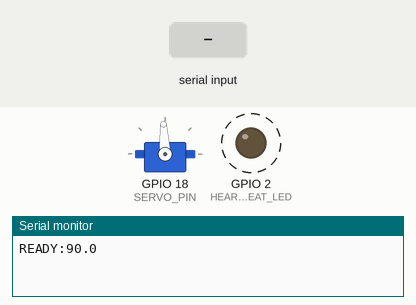
This sketch was run on a simulated ESP32. On the bench: servo, output pins drawn as LEDs (lit = HIGH), the last lines printed to the serial monitor. Dashed ring = blinking. The inputs (shaded band) are chosen by the test bench. Servo pulses on a pin are drawn as a servo (544–2400 µs = 0–180°).

Above: at 1.4 s.
1.5 s: "TILT:\n" received over Serial
At 1.75 s:
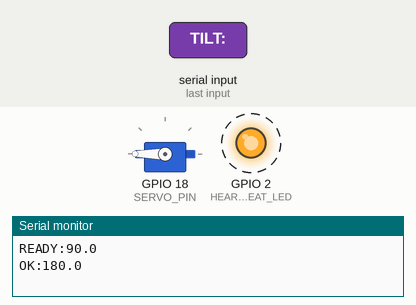
4.5 s: "TILT: 45\n" received over Serial
At 4.75 s:
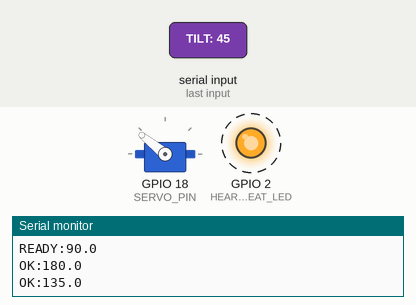
7.5 s: "PAN:\n" received over Serial
At 8.25 s:
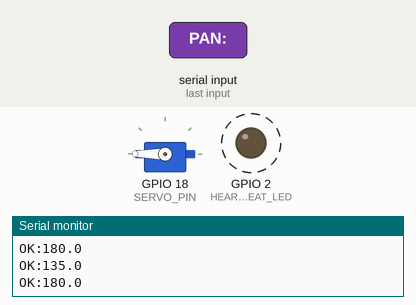
10.5 s: "TILT:90\n" received over Serial
At 10.75 s:
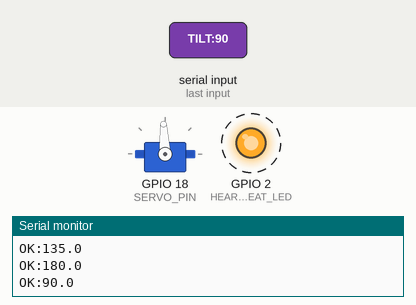
Timing chart, 0 to 14.5 s (numbered marks = the images above; inputs shaded):
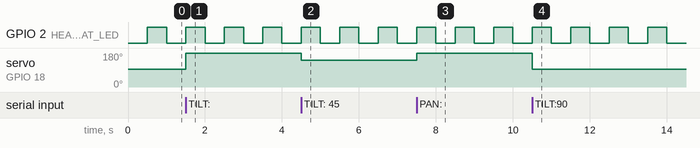

The sketch:

esp32_servo_receiver.ino
```cpp
/*
 * =====================================================
 * VayuNetra — ESP32 Tilt / Pan Servo Receiver
 * =====================================================
 * Hardware: MG996R Servo on GPIO 18 (D18)
 * Baud Rate: 115200 Baud
 *
 * Supports both ASCII and JSON protocols:
 *   - TILT:<angle>
 *   - PAN:<angle>
 *   - {"pan": <angle>}
 *
 * Direct Precision PWM mapping (50 Hz, 16-bit LEDC):
 *   - 0.0°   → ~500 µs pulse
 *   - 90.0°  → ~1500 µs pulse (NEUTRAL / BRAKE STOP)
 *   - 180.0° → ~2500 µs pulse
 *
 * Direction: Inverted / Reversed to match drone movement direction
 * =====================================================
 */

#include <Arduino.h>

// ── Pin & PWM Config ──
#define SERVO_PIN         18
#define HEARTBEAT_LED     2
#define SERIAL_BAUD       115200

#define PWM_FREQ          50       // 50 Hz = 20 ms period
#define PWM_RESOLUTION    16       // 16-bit: 0..65535
#define DUTY_MIN          1638     // ~500 µs  → 0°
#define DUTY_MAX          8192     // ~2500 µs → 180°
#define DUTY_CENTER       4915     // ~1500 µs → 90° (NEUTRAL BRAKE)

// ── Limits ──
#define MIN_ANGLE         0.0f
#define MAX_ANGLE         180.0f

// ── Direction Inversion Config ──
#define INVERT_DIRECTION  true

// ── State ──
float targetAngle   = 90.0f;
float currentAngle  = 90.0f;
String rxBuffer     = "";
uint32_t lastLed    = 0;
bool ledOn          = false;

// ── PWM Helpers ──
uint32_t angleToDuty(float deg) {
    deg = constrain(deg, MIN_ANGLE, MAX_ANGLE);
    if (abs(deg - 90.0f) < 0.15f) return DUTY_CENTER;
    return (uint32_t)(DUTY_MIN + (deg / 180.0f) * (DUTY_MAX - DUTY_MIN));
}

void writeServo(float deg) {
    uint32_t duty = angleToDuty(deg);
    #if defined(ESP_ARDUINO_VERSION_MAJOR) && (ESP_ARDUINO_VERSION_MAJOR >= 3)
        ledcWrite(SERVO_PIN, duty);
    #else
        ledcWrite(0, duty);
    #endif
}

// ── Command Parsing ──
void parseLine(const String& line) {
    float val = -1.0f;

    if (line.startsWith("TILT:")) {
        val = line.substring(5).toFloat();
    } else if (line.startsWith("PAN:")) {
        val = line.substring(4).toFloat();
    } else if (line.indexOf("\"pan\":") >= 0) {
        int idx = line.indexOf("\"pan\":") + 6;
        while (idx < line.length() && (line[idx] == ' ' || line[idx] == ':')) idx++;
        val = line.substring(idx).toFloat();
    }

    if (val >= 0.0f && val <= 180.0f) {
        #if INVERT_DIRECTION
            val = 180.0f - val;
        #endif
        targetAngle = constrain(val, MIN_ANGLE, MAX_ANGLE);
        currentAngle = targetAngle;
        writeServo(currentAngle);
        Serial.print("OK:");
        Serial.println(targetAngle, 1);
    }
}

// ── Setup ──
void setup() {
    Serial.begin(SERIAL_BAUD);
    pinMode(HEARTBEAT_LED, OUTPUT);
    digitalWrite(HEARTBEAT_LED, LOW);

    // Init LEDC PWM on GPIO 18
    #if defined(ESP_ARDUINO_VERSION_MAJOR) && (ESP_ARDUINO_VERSION_MAJOR >= 3)
        ledcAttach(SERVO_PIN, PWM_FREQ, PWM_RESOLUTION);
    #else
        ledcSetup(0, PWM_FREQ, PWM_RESOLUTION);
        ledcAttachPin(SERVO_PIN, 0);
    #endif

    currentAngle = 90.0f;
    targetAngle  = 90.0f;
    writeServo(90.0f); // Brake stop on boot

    delay(250);
    Serial.println("READY:90.0");
}

// ── Loop ──
void loop() {
    // 1. Read serial stream
    while (Serial.available() > 0) {
        char c = Serial.read();
        if (c == '\n' || c == '\r') {
            rxBuffer.trim();
            if (rxBuffer.length() > 0) {
                parseLine(rxBuffer);
            }
            rxBuffer = "";
        } else {
            rxBuffer += c;
        }
    }

    // 2. Heartbeat LED
    uint32_t now = millis();
    if (now - lastLed >= 500) {
        lastLed = now;
        ledOn = !ledOn;
        digitalWrite(HEARTBEAT_LED, ledOn ? HIGH : LOW);
    }
}
```

Measured:
- after the input at 1.5 s, servo on GPIO 18 (SERVO_PIN): 93° → 180° at once
- after the input at 4.5 s, servo on GPIO 18 (SERVO_PIN): 180° → 141° at once
- after the input at 7.5 s, servo on GPIO 18 (SERVO_PIN): 141° → 180° at once
- after the input at 10.5 s, servo on GPIO 18 (SERVO_PIN): 180° → 93° at once
- by itself, GPIO 2 (HEARTBEAT_LED): alternates HIGH for 0.50 s and LOW for 0.50 s
